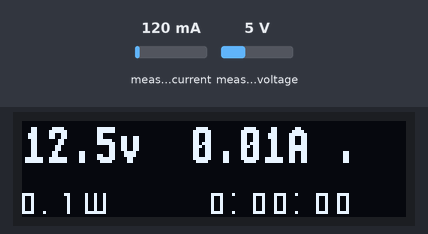
The sketch below on a simulated ATtiny85, built with avr-gcc and run on an emulated ATtiny85. Shown: 128×32 one-colour display. Wiring (inferred from the names in the program): INA219 current sensor at I2C address 0x40. The inputs (shaded band) are chosen by the test bench; at power-on: measured current 120 mA, measured voltage 5 V.

Above: at 1.2 s.
1.3 s: measured current set to 40 mA
At 2.4 s:
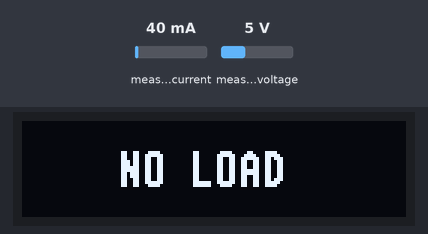
3.0 s: measured current set to 500 mA
At 4.3 s:
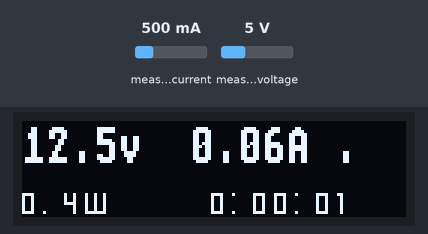
5.5 s: measured voltage set to 0.3 V
At 6.6 s:
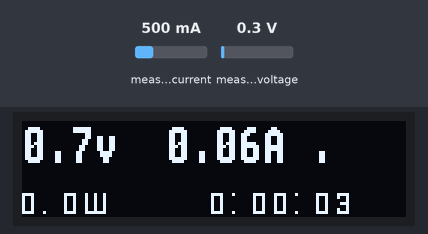
7.6 s: measured current set to 40 mA
At 10.4 s:
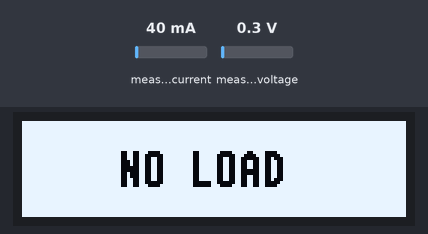
10.6 s: measured current set to 1000 mA
At 11.6 s:
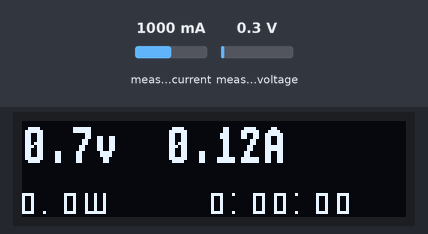
12.4 s: measured current set to 40 mA
At 13.0 s:
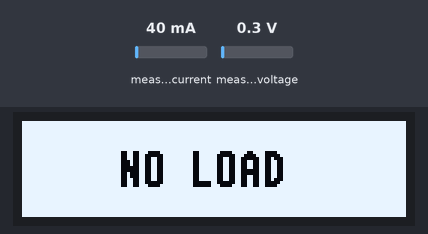
Timing chart, 0 to 15.4 s (numbered marks = the images above; inputs shaded):
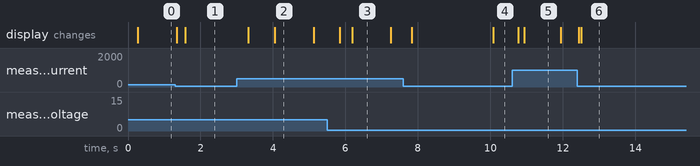

Measured:
- after the input at 1.3 s, the display: first differs from a run without the input after 0.28 s (image 1)
- after the input at 3.0 s, the display: first changes after 0.32 s (image 2 shows a later state)
- after the input at 7.6 s, the display: first changes after 0.23 s (image 4 shows a later state)
- after the input at 10.6 s, the display: first changes after 0.17 s (image 5 shows a later state)
- after the input at 12.4 s, the display: first changes at once (image 6 shows a later state)
- what the display in image 2 shows lasts 1.1 s, from 4.0 s to 5.1 s
- what the display in image 5 shows lasts 1.0 s, from 10.9 s to 11.9 s

The sketch:

INA226_OLED_Attiny85.ino
```cpp
#include <Tiny4kOLED.h>
#include "font8x16atari.h"
#include "homespun_font.h"
#include <INA226_asukiaaa.h>
const DCfont *largeFont = FONT8X16ATARI;
const DCfont *smallFont = FONTHOMESPUN;
INA226_asukiaaa voltCurrMeter(INA226_ASUKIAAA_ADDR_A0_GND_A1_GND, 51); //INA226_asukiaaa::calcCalibByResisterMilliOhm(100); //0.1 ohm = 5120/100 = 51
int16_t ma, mv, mw;
unsigned long starttime = 0;
boolean b;
int n =0;
#define SECS_PER_MIN  (60UL)
#define SECS_PER_HOUR (3600UL)
#define SECS_PER_DAY  (SECS_PER_HOUR * 24L)

#define numberOfSeconds(_time_) (_time_ % SECS_PER_MIN)
#define numberOfMinutes(_time_) ((_time_ / SECS_PER_MIN) % SECS_PER_MIN)
#define numberOfHours(_time_) (( _time_% SECS_PER_DAY) / SECS_PER_HOUR)
#define Watt(ma, mv) (ma * mv)

void setup() {
  // put your setup code here, to run once:
  oled.begin();
  oled.on();
  oled.clear();
  oled.switchRenderFrame();
  oled.clear();
  n=voltCurrMeter.begin();
  while (n!=0)
  {
    n=voltCurrMeter.begin();
    oled.setFont(largeFont);
    oled.setCursor(32, 1);
    oled.print(F("INA FAULT:"));
    oled.print(n);
    oled.switchFrame();
    delay(3000);
  }

}

void loop() {
  voltCurrMeter.readMA(&ma);
  voltCurrMeter.readMV(&mv);
  voltCurrMeter.readMW(&mw);
  b = millis()/10000U%2==1;
  oled.clear();
  if (ma< 10)
  {
    oled.setFont(largeFont);
    oled.setCursor(32, 1);
    oled.setInverse(b?true:false);
    oled.print(F("NO LOAD"));
    starttime = millis();
  }
  else
  {
    oled.setInverse(false);
    oled.setFont(largeFont);
    oled.setCursor(0, 0);
    oled.print(mv/1000U);
    oled.print('.');
    oled.print((mv / 100U) % 10);
    oled.print(F("v  "));
    oled.print(ma/1000U);
    oled.print('.');
    oled.print((ma / 100U) % 10);
    oled.print((ma / 10U) % 10);
    oled.print(b?F("A"):F("A ."));


    oled.setCursor(0, 3);
    oled.setFont(smallFont);
    oled.print(mw/1000U);
    oled.print('.');
    oled.print((mw / 100U) % 10);
    oled.print(F("W     "));
    oled.print(numberOfHours((millis()-starttime)/1000));
    oled.print(numberOfMinutes((millis()-starttime)/1000)<10?F(":0"):F(":"));
    oled.print(numberOfMinutes((millis()-starttime)/1000));
    oled.print(numberOfSeconds((millis()-starttime)/1000)<10?F(":0"):F(":"));
    oled.print(numberOfSeconds((millis()-starttime)/1000));
  }
  oled.switchFrame();
  delay(150);
}
```
